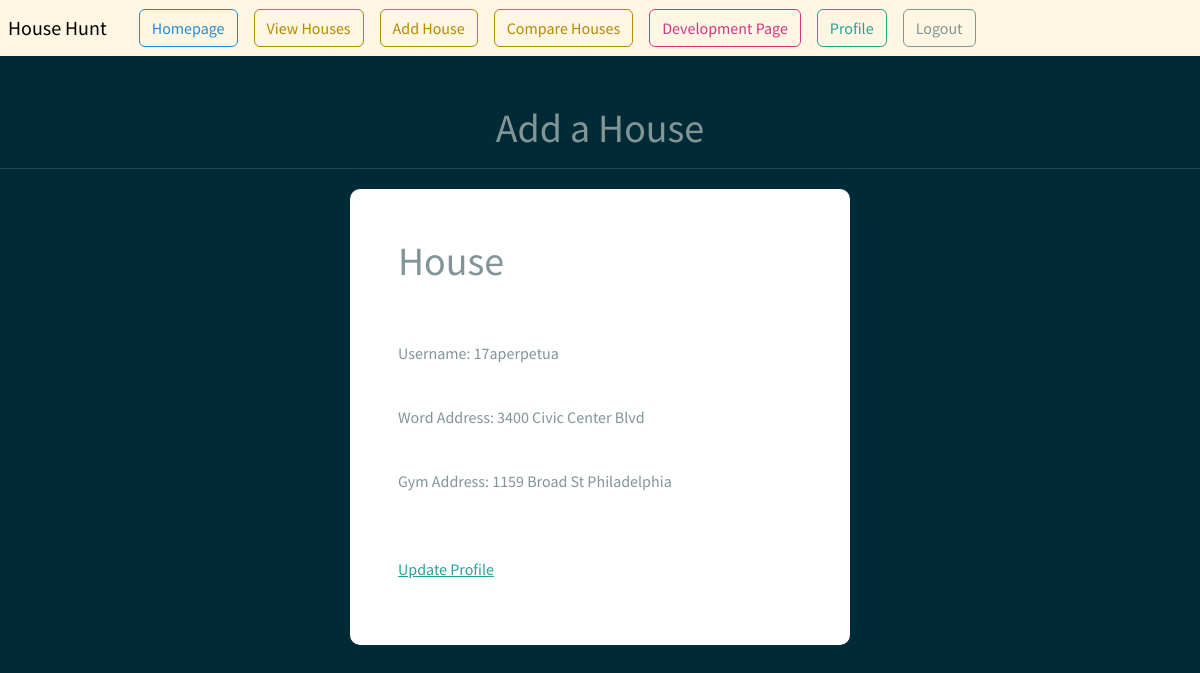
The page /user-profile (signed in) on the database its author committed.
### house_log/models.py (models this page shows, shortened)
class Profile(models.Model):
    user = models.OneToOneField(User, on_delete=models.CASCADE, null=True)
    work_address = models.CharField(max_length=1000, blank=True, null=True)
    gym_address = models.CharField(max_length=1000, blank=True, null=True)

### house_log/views.py (the view)
# urls.py: path('user-profile', views.View_Profile, name='user-profile'),
@login_required(login_url='mylogin')
def View_Profile(request):
    profile = request.user.profile
    return render(request, 'profile/user-profile.html', {'profile': profile})

### templates/profile/user-profile.html (shortened to what this page needs)
{% load static %}
{% load crispy_forms_tags %}
<html>
    <head>
        <link rel="stylesheet" type="text/css" href="https://bootswatch.com/5/solar/bootstrap.min.css">
        <link rel="stylesheet" type="text/css" href="{% static 'css/styles.css' %}">
    </head>
    {% include 'profile/base.html' %}
    <br>
    <br>
    <h1 class="text-center"> Add a House </h1>
    <hr>
    <div class="container bg-white shadow-md p-5 form-layout" style="margin-top:20px;">
        <h1> House </h1>
        <br>
        <br>
        <form method="POST" autocomplete="off">
            <p> Username: {{ profile.user.username }} </p>
            <br>
            <p> Word Address: {{ profile.work_address }} </p>
            <br>
            <p> Gym Address: {{ profile.gym_address }} </p>
            <br> <br>
            <a href="{% url 'update-profile' %}"> Update Profile </a>
        </form>
    </div>
</html>

### static/css/styles.css (style rules this page uses)
.form-Layout { border-radius: 10px; width: 500px; }
p { text-align: justify; }

### rows shown on the page
Profile: user.username "17aperpetua", work_address "3400 Civic Center Blvd", gym_address "1159 Broad St Philadelphia"
